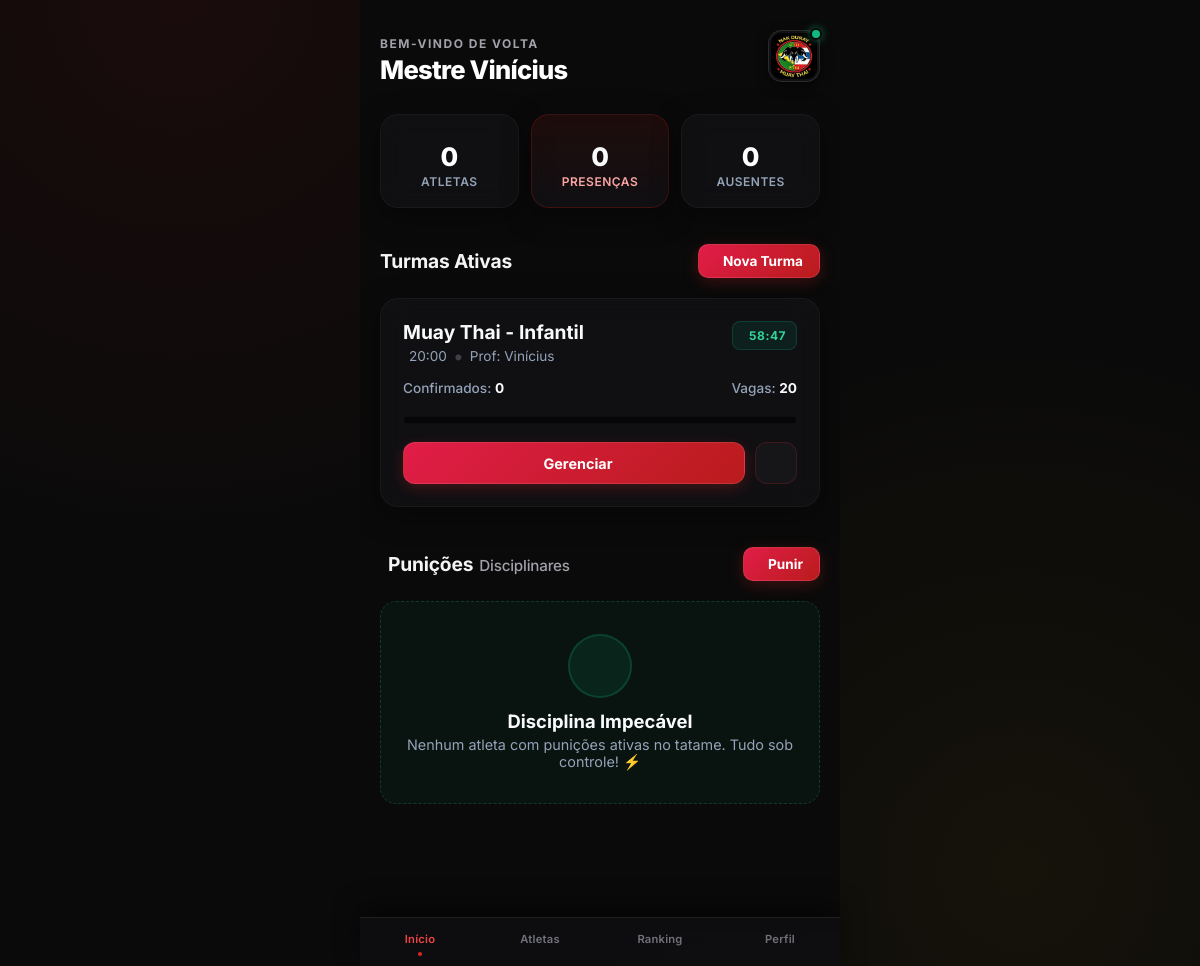
The app's page / (signed in) with its own data.
### tables this page shows
CREATE TABLE turmas (
                id INTEGER PRIMARY KEY AUTOINCREMENT, 
                nome TEXT NOT NULL, 
                horario TEXT NOT NULL, 
                professor TEXT NOT NULL, 
                vagas_totais INTEGER NOT NULL,
                treinador_id INTEGER,
                criado_em DATETIME DEFAULT CURRENT_TIMESTAMP,
                tempo_limite_minutos INTEGER DEFAULT 60,
                FOREIGN KEY (treinador_id) REFERENCES treinadores (id) ON DELETE CASCADE
            );

### app.py (the view)
@app.route('/')
def dashboard():
    if 'treinador_id' not in session:
        return redirect(url_for('login'))
    treinador_id = session['treinador_id']
    conn = get_db_connection()
    try:
        agora = datetime.now()
        turmas_todas = conn.execute('SELECT * FROM turmas WHERE treinador_id = ?', (treinador_id,)).fetchall()
        for t in turmas_todas:
            expirada_aqui = False
            if not t['criado_em']:
                expirada_aqui = True
            else:
                try:
                    d_str = str(t['criado_em']).split('.')[0].replace('T', ' ')
                    dt_criacao = datetime.strptime(d_str, '%Y-%m-%d %H:%M:%S')
                    limite_min = int(t['tempo_limite_minutos'] or 60)
                    if (agora - dt_criacao) > timedelta(minutes=limite_min):
                        expirada_aqui = True
                except Exception:
                    expirada_aqui = True
            if expirada_aqui:
                conn.execute('DELETE FROM alunos_turma WHERE turma_id = ?', (t['id'],))
                conn.execute('DELETE FROM turmas WHERE id = ?', (t['id'],))
        conn.commit()
        turmas_db = conn.execute('SELECT * FROM turmas WHERE treinador_id = ? ORDER BY id DESC', (treinador_id,)).fetchall()
        aulas_hoje = []
        total_confirmados_geral = 0
        for turma in turmas_db:
            confirmados = conn.execute('SELECT COUNT(*) FROM alunos_turma WHERE turma_id = ?', (turma['id'],)).fetchone()[0]
            total_confirmados_geral += confirmados
            vagas_restantes = max(0, turma['vagas_totais'] - confirmados)
            ocupacao_bruta = (confirmados / turma['vagas_totais']) * 100 if turma['vagas_totais'] > 0 else 0
            ocupacao_pct = min(100, int(ocupacao_bruta))
            aulas_hoje.append({
                "id": turma['id'],
                "nome_turma": turma['nome'],
                "horario": turma['horario'],
                "confirmados": confirmados,
                "vagas": vagas_restantes,
                "ocupacao_pct": ocupacao_pct,
                "professor": turma['professor'],
                "expirada": False,
                "criado_em": turma['criado_em'],
                "tempo_limite_minutos": turma['tempo_limite_minutos']
            })
        total_alunos = conn.execute('SELECT COUNT(*) FROM alunos').fetchone()[0]
        presencas_hoje = total_confirmados_geral
        if len(aulas_hoje) == 0:
            ausentes_hoje = 0
        else:
            alunos_com_presenca = conn.execute('SELECT COUNT(DISTINCT aluno_id) FROM alunos_turma').fetchone()[0]
            ausentes_hoje = max(0, total_alunos - alunos_com_presenca)
        punicoes = conn.execute('SELECT p.id, a.nome_completo, p.quantidade_flexoes, p.motivo FROM punicoes p JOIN alunos a ON p.aluno_id = a.id').fetchall()
    finally:
        conn.close()
    return render_template(
        'index.html',
        nome_mestre=session.get('treinador_nome'),
        total_alunos=total_alunos,
        presencas_hoje=presencas_hoje,
        ausentes_hoje=ausentes_hoje,
        aulas=aulas_hoje,
        punicoes=punicoes
    )

### templates/index.html (shortened to what this page needs)
{% extends "base.html" %}
{% block conteudo %}
    <header class="header" style="margin-bottom: 28px; display: flex; justify-content: space-between; align-items: center; padding-top: 10px;">
        <div class="user-info">
            <span class="greeting">Bem-vindo de volta</span>
            <h1 class="user-name">Mestre {{ nome_mestre }}</h1>
        </div>
        <div style="display: flex; align-items: center; gap: 12px;">
            <div class="avatar-container" style="position: relative;">
                <img src="{{ url_for('static', filename='img/logo.png') }}" alt="Logo" class="avatar" style="width: 52px; height: 52px; border-radius: 14px; object-fit: cover; border: 1px solid rgba(255,255,255,0.1); box-shadow: 0 4px 12px rgba(0,0,0,0.5); background: #121215; padding: 2px;">
                <div class="notification-dot" style="background: #10b981; width: 12px; height: 12px; border-radius: 50%; border: 2px solid #08080a; position: absolute; top: -2px; right: -2px; box-shadow: 0 0 8px rgba(16, 185, 129, 0.6);"></div>
            </div>
        </div>
    </header>
    <section class="stats-grid" style="margin-bottom: 36px; display: grid; grid-template-columns: repeat(3, 1fr); gap: 12px;">
        <div class="stat-card">
            <h2>{{ total_alunos }}</h2>
            <p>Atletas</p>
        </div>
        <div class="stat-card highlight">
            <h2 style="color: #f8fafc;">{{ presencas_hoje }}</h2>
            <p style="color: #fca5a5;">Presenças</p>
        </div>
        <div class="stat-card">
            <h2>{{ ausentes_hoje }}</h2>
            <p>Ausentes</p>
        </div>
    </section>
    <div style="display: flex; justify-content: space-between; align-items: center; margin-bottom: 20px;">
        <h2 class="section-title">Turmas Ativas</h2>
        {% if aulas %}
            <a href="{{ url_for('criar_aula') }}" class="btn-solid" style="padding: 8px 16px; font-size: 0.85rem; border-radius: 10px; flex-shrink: 0; white-space: nowrap;">
                 Nova Turma
            </a>
        {% endif %}
    </div>
    {% if aulas %}
        {% for aula in aulas %}
        <div class="class-card">
            <div style="display: flex; justify-content: space-between; align-items: flex-start; margin-bottom: 16px;">
                <div style="display: flex; flex-direction: column; align-items: flex-start;">
                    <h3 class="class-title" style="margin: 0 0 4px 0;">{{ aula.nome_turma }}</h3>
                    <div style="display: flex; flex-direction: row; align-items: center; gap: 6px; color: #94a3b8; font-size: 0.85rem;">
                        <span style="white-space: nowrap;">{{ aula.horario }}</span>
                        <span style="color:#3f3f46; font-size: 1.2rem; line-height: 0;">•</span>
                        <span style="white-space: nowrap;">Prof: {{ aula.professor }}</span>
                    </div>
                </div>
                {% if aula.expirada %}
                    <span style="background: rgba(220, 38, 38, 0.1); color: #fca5a5; border: 1px solid rgba(220,38,38,0.2); font-size: 0.7rem; font-weight: 700; padding: 6px 10px; border-radius: 8px; letter-spacing: 0.5px;">EXPIRADA</span>
                {% else %}
                    <span id="badge-{{ aula.id }}" class="timer-active" style="background: rgba(16, 185, 129, 0.1); color: #34d399; border: 1px solid rgba(16,185,129,0.2); font-size: 0.75rem; font-weight: 700; padding: 6px 10px; border-radius: 8px; display: inline-flex; align-items: center; gap: 6px; letter-spacing: 0.5px;">
                        <span class="timer-display" data-criado="{{ aula.criado_em }}" data-limite="{{ aula.tempo_limite_minutos|default(60) }}">Calculando...</span>
                    </span>
                {% endif %}
            </div>
            <div style="display: flex; justify-content: space-between; font-size: 0.85rem; color: #94a3b8; font-weight: 500;">
                <span>Confirmados: <strong style="color: #f8fafc;">{{ aula.confirmados }}</strong></span>
                <span>Vagas: <strong style="color: #f8fafc;">{{ aula.vagas }}</strong></span>
            </div>
            <div class="progress-bar">
            </div>
            <div style="display: flex; gap: 10px;">
                <a href="{{ url_for('gerenciar', id=aula.id) }}" class="btn-solid" style="flex: 1;">
                     Gerenciar
                </a>
                <a href="{{ url_for('excluir_aula', id=aula.id) }}" class="btn-icon" onclick="return confirm('Deseja realmente excluir esta turma?');" style="border-color: rgba(220,38,38,0.2); color: #fca5a5;" title="Excluir Turma">
                </a>
            </div>
        </div>
        {% endfor %}
    {% endif %}
    <div style="display: flex; justify-content: space-between; align-items: center; margin: 40px 0 20px 0; gap: 12px;">
        <div style="display: flex; align-items: center; gap: 8px;">
            <h2 class="section-title" style="font-size: 1.2rem; margin: 0; display: flex; align-items: baseline; gap: 6px;">
                Punições <span style="font-size: 0.95rem; color: #a1a1aa; font-weight: 500;">Disciplinares</span>
            </h2>
        </div>
        <a href="{{ url_for('registrar_punicao') }}" class="btn-solid" style="padding: 8px 16px; font-size: 0.85rem; border-radius: 10px; flex-shrink: 0; white-space: nowrap;">
             Punir
        </a>
    </div>
    {% if punicoes %}
        <div style="display: flex; flex-direction: column; gap: 12px; margin-bottom: 40px;">
            {% for p in punicoes %}
            <div class="punicao-card class-card" style="padding: 16px; margin-bottom: 0; display: flex; justify-content: space-between; align-items: center; background: linear-gradient(90deg, rgba(220, 38, 38, 0.05) 0%, rgba(20, 20, 25, 0.6) 60%); border-left: 4px solid #ef4444;">
                <div style="display: flex; align-items: center; gap: 14px;">
                    <div style="background: rgba(220, 38, 38, 0.1); width: 40px; height: 40px; border-radius: 10px; display: flex; align-items: center; justify-content: center; border: 1px solid rgba(220, 38, 38, 0.2); flex-shrink: 0;">
                        <i class="ph ph-warning" style="color: #ef4444; font-size: 1.4rem;"></i>
                    </div>
                    <div style="display: flex; flex-direction: column; gap: 6px;">
                        <h4 style="color: #f8fafc; font-size: 1.05rem; font-weight: 700; margin: 0; line-height: 1;">{{ p.nome_completo }}</h4>
                        <div style="display: flex; align-items: center; gap: 8px; flex-wrap: wrap;">
                            <span style="background: rgba(220, 38, 38, 0.15); color: #fca5a5; border: 1px solid rgba(220, 38, 38, 0.2); font-size: 0.7rem; font-weight: 700; padding: 3px 8px; border-radius: 6px; letter-spacing: 0.5px; display: flex; align-items: center; gap: 4px;">
                                {{ p.quantidade_flexoes }} FLEXÕES
                            </span>
                            <span style="color: #a1a1aa; font-size: 0.85rem; font-style: italic;">
                                "{{ p.motivo }}"
                            </span>
                        </div>
                    </div>
                </div>
<a href="{{ url_for('remover_punicao', id=p.id) }}" class="btn-icon" style="background: rgba(16, 185, 129, 0.1); border-color: rgba(16, 185, 129, 0.25); color: #34d399; flex-shrink: 0; width: 46px; height: 46px; border-radius: 12px; display: inline-flex; align-items: center; justify-content: center; text-decoration: none;" title="Marcar como pago" onmouseover="this.style.background='rgba(16, 185, 129, 0.2)'; this.style.color='#fff';" onmouseout="this.style.background='rgba(16, 185, 129, 0.1)'; this.style.color='#34d399';">
    <i class="ph ph-check-fat" style="font-size: 1.3rem;"></i>
</a>
            </div>
            {% endfor %}
        </div>
    {% else %}
        <div style="background: rgba(16, 185, 129, 0.05); border: 1px dashed rgba(16, 185, 129, 0.25); border-radius: 16px; padding: 32px 24px; text-align: center; margin-bottom: 40px; display: flex; flex-direction: column; align-items: center; justify-content: center; gap: 12px; box-shadow: inset 0 0 20px rgba(16, 185, 129, 0.02);">
            <div style="background: rgba(16, 185, 129, 0.1); width: 64px; height: 64px; border-radius: 50%; display: flex; align-items: center; justify-content: center; border: 2px solid rgba(16, 185, 129, 0.2);">
            </div>
            <div>
                <h3 style="color: #f8fafc; font-size: 1.15rem; margin: 0 0 4px 0; font-weight: 700;">Disciplina Impecável</h3>
                <p style="color: #94a3b8; font-size: 0.9rem; margin: 0;">Nenhum atleta com punições ativas no tatame. Tudo sob controle! ⚡</p>
            </div>
        </div>
    {% endif %}
{% endblock %}

### templates/base.html (shortened to what this page needs)
<!DOCTYPE html>
<html lang="pt-BR">
<head>
    <link rel="stylesheet" href="{{ url_for('static', filename='css/style.css') }}">
</head>
<body>
    <div class="app-container">
        {% block conteudo %}{% endblock %}
        <nav class="bottom-nav">
            <a href="{{ url_for('dashboard') }}" class="nav-item {% if request.endpoint == 'dashboard' %}active{% endif %}">
                <span>Início</span>
            </a>
            <a href="{{ url_for('gerenciar_alunos') }}" class="nav-item {% if request.endpoint == 'gerenciar_alunos' %}active{% endif %}">
                <span>Atletas</span>
            </a>
            <a href="{{ url_for('ranking') }}" class="nav-item {% if request.endpoint == 'ranking' %}active{% endif %}">
                <span>Ranking</span>
            </a>
            <a href="{{ url_for('perfil') }}" class="nav-item {% if request.endpoint == 'perfil' %}active{% endif %}">
                <span>Perfil</span>
            </a>
        </nav>
    </div>
</body>
</html>

### records on screen
turmas: professor "Vinícius", nome_turma "Muay Thai - Infantil", horario "20:00", confirmados "0", vagas "20"

### other values on screen
{{ total_alunos }} "0"
{{ presencas_hoje }} "0"
{{ ausentes_hoje }} "0"
